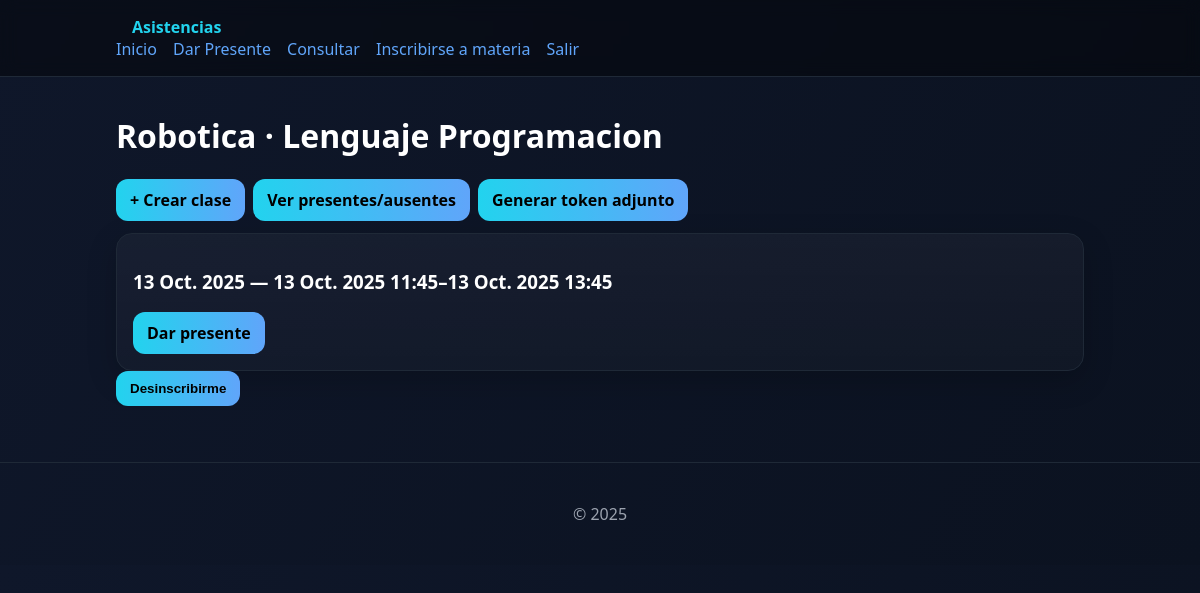
Page /clases/4/ (signed in) on the committed database.
### asistencias/models.py (models this page shows, shortened)
class Materia(models.Model):
    diplomatura = models.ForeignKey(Diplomatura, on_delete=models.CASCADE, related_name='materias')
    nombre = models.CharField(max_length=200)
    descripcion = models.TextField(blank=True)
    codigo = models.CharField(max_length=20, unique=True)  # para inscripción
    profesor_titular = models.ForeignKey(User, on_delete=models.SET_NULL, null=True, related_name='materias_titular')
    class Meta:
        unique_together = ('diplomatura', 'nombre')

class Diplomatura(models.Model):
    nombre = models.CharField(max_length=200, unique=True)
    descripcion = models.TextField(blank=True)
    codigo = models.CharField(max_length=20, unique=True)  # para inscripción
    creada_por = models.ForeignKey(User, on_delete=models.SET_NULL, null=True, related_name='diplos_creadas')
    coordinadores = models.ManyToManyField(
        User, blank=True, related_name='diplos_coordinadas'
    )

class Clase(models.Model):
    materia = models.ForeignKey(Materia, on_delete=models.CASCADE, related_name='clases')
    fecha = models.DateField()
    hora_inicio = models.DateTimeField(help_text='Inicio de ventana para marcar presente')
    hora_fin = models.DateTimeField(help_text='Fin de ventana para marcar presente')
    tema = models.CharField(max_length=255, blank=True)
    def ventana_activa(self):
        ahora = timezone.now()
        return self.hora_inicio <= ahora <= self.hora_fin
    ventana_activa.boolean = True

### asistencias/permissions.py (the view)
        @login_required
        def _wrapped(request, *args, **kwargs):
            if request.user.nivel >= min_nivel:
                return view(request, *args, **kwargs)
            return HttpResponseForbidden("No tenés permisos.")

### asistencias/permissions.py (called while the page is built)
def requiere_nivel(min_nivel):
    def decorator(view):
        @login_required
        def _wrapped(request, *args, **kwargs):
            if request.user.nivel >= min_nivel:
                return view(request, *args, **kwargs)
            return HttpResponseForbidden("No tenés permisos.")
        return _wrapped
    return decorator

### asistencias/views/alumno.py (called while the page is built)
@requiere_nivel(1)
def ver_clases_materia(request, materia_id):
    materia = get_object_or_404(Materia, id=materia_id)
    es_alumno = InscripcionMateria.objects.filter(user=request.user, materia=materia).exists()
    es_docente = ProfesorMateria.objects.filter(user=request.user, materia=materia).exists()
    es_coord   = getattr(request.user, "nivel", 1) >= 3
    if not (es_alumno or es_docente or es_coord):
        return HttpResponseForbidden("No estás inscripto en esta materia.")
    now = timezone.localtime()
    clases = (materia.clases
            .filter(hora_inicio__lte=now, hora_fin__gte=now)
            .order_by('hora_inicio'))
    return render(request, 'asistencias/clases.html', {'materia': materia, 'clases': clases})

### templates/asistencias/clases.html (shortened to what this page needs)
{% extends 'base.html' %}
{% block content %}
<h1>{{ materia.diplomatura.nombre }} · {{ materia.nombre }}</h1>
{% if request.user.nivel|default:1 >= 2 %}
  <div class="actions">
    {% if materia.profesor_titular_id == request.user.id %}
    <a class="btn" href="{% url 'asistencias:crear_clase' materia.id %}">+ Crear clase</a>
    <a class="btn" href="{% url 'asistencias:listado_presentes' materia.id %}">Ver presentes/ausentes</a>
    <a class="btn" href="{% url 'asistencias:token_adjunto' materia.id %}">Generar token adjunto</a>
    {% endif %}
  </div>
{% endif %}
{% for c in clases %}
  <div class="card">
    <h3>{{ c.fecha }} — {{ c.hora_inicio }}–{{ c.hora_fin }}</h3>
    {% if c.ventana_activa %}
      <a class="btn" href="{% url 'asistencias:marcar_presente' c.id %}">Dar presente</a>
    {% else %}
      <span class="badge">Fuera de horario</span>
    {% endif %}
  </div>
{% empty %}
  <p><em>Sin clases.</em></p>
{% endfor %}
{% if request.user.is_authenticated %}
  <form method="post" action="{% url 'asistencias:desinscribirse_materia' materia.id %}"
        style="display:inline" onsubmit="return confirm('¿Seguro que querés desinscribirte?');">
    <button class="btn danger" type="submit">Desinscribirme</button>
  </form>
{% endif %}
{% endblock %}

### static/core/styles.css (style rules this page uses)
:root { --bg:#0f172a; --card:#111827; --text:#e5e7eb; --muted:#9ca3af; --accent:#22d3ee; --accent2:#60a5fa; }
* { box-sizing:border-box }
body { margin:0;font-family:system-ui,Segoe UI,Roboto,Arial,sans-serif;background:linear-gradient(120deg,var(--bg),#0b1220);color:var(--text) }
a { color:var(--accent2);text-decoration:none }
h1,h2,h3 { color:#fff }
.card { background:linear-gradient(180deg,rgba(255,255,255,.04),rgba(255,255,255,.02));border:1px solid #1f2937;border-radius:16px;padding:16px;box-shadow:0 10px 30px rgba(0,0,0,.2) }
.btn { display:inline-block;padding:10px 14px;border-radius:12px;background:linear-gradient(90deg,var(--accent),var(--accent2));color:#000;font-weight:700;border:none }
.actions { display:flex;gap:8px;margin:12px 0 }

### rows in the picture
Materia: diplomatura.nombre "Robotica", nombre "Lenguaje Programacion"
Clase: fecha "13 Oct. 2025", hora_inicio "13 Oct. 2025 11:45", hora_fin "13 Oct. 2025 13:45", shows "Dar presente"
